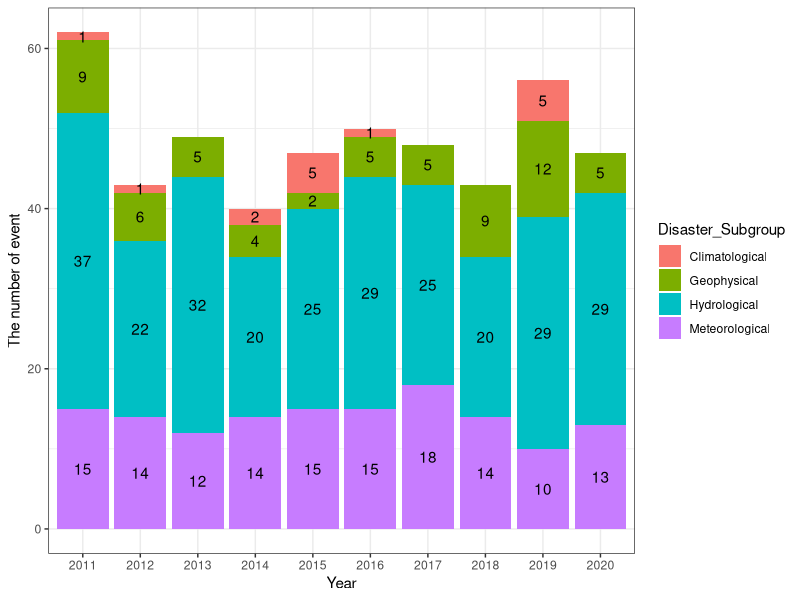
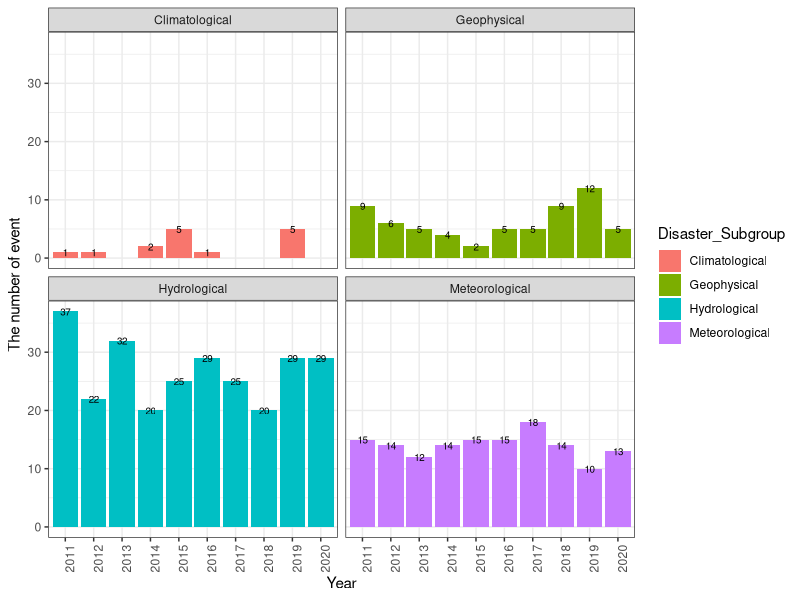
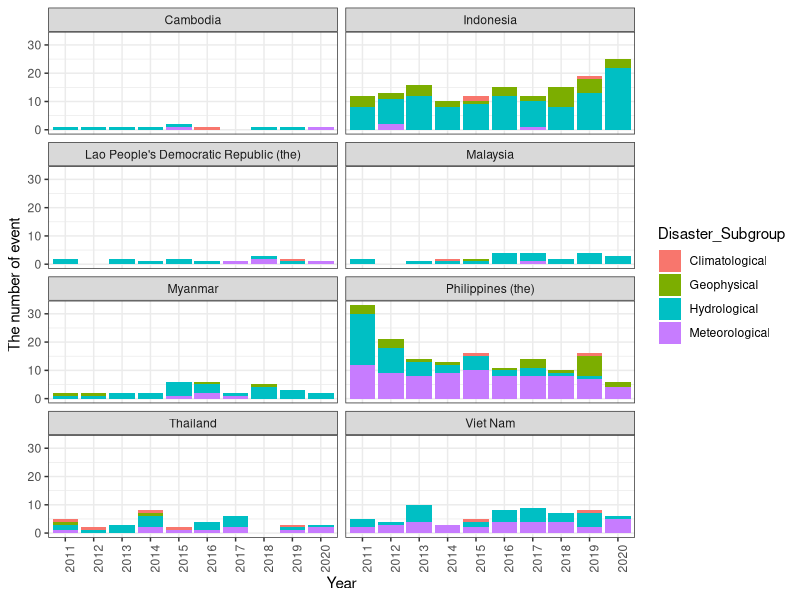
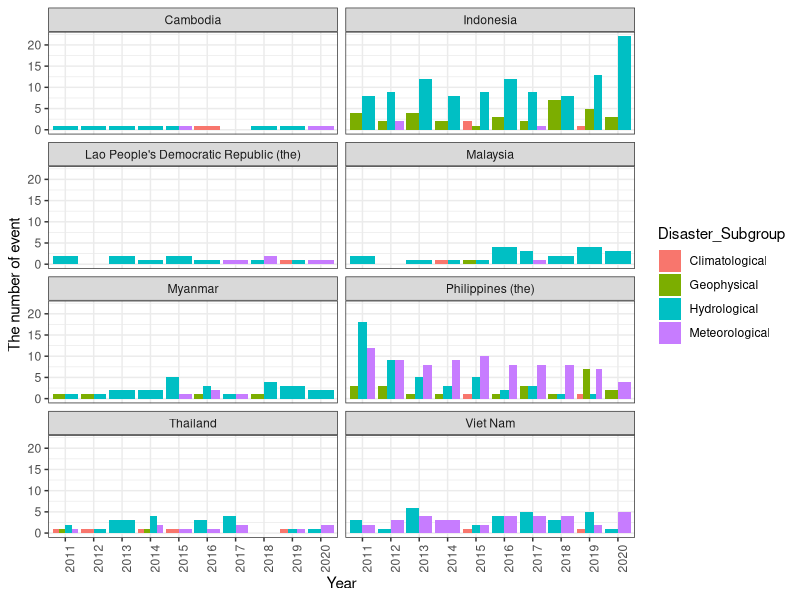
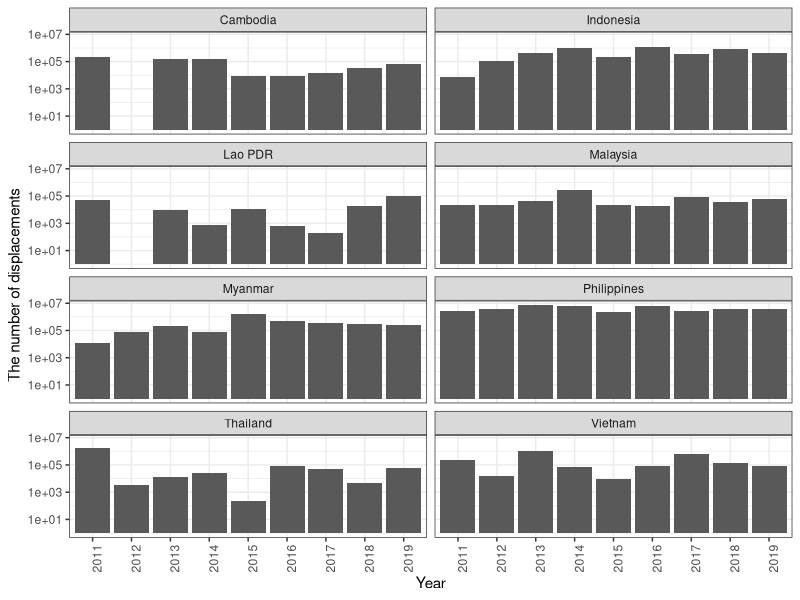
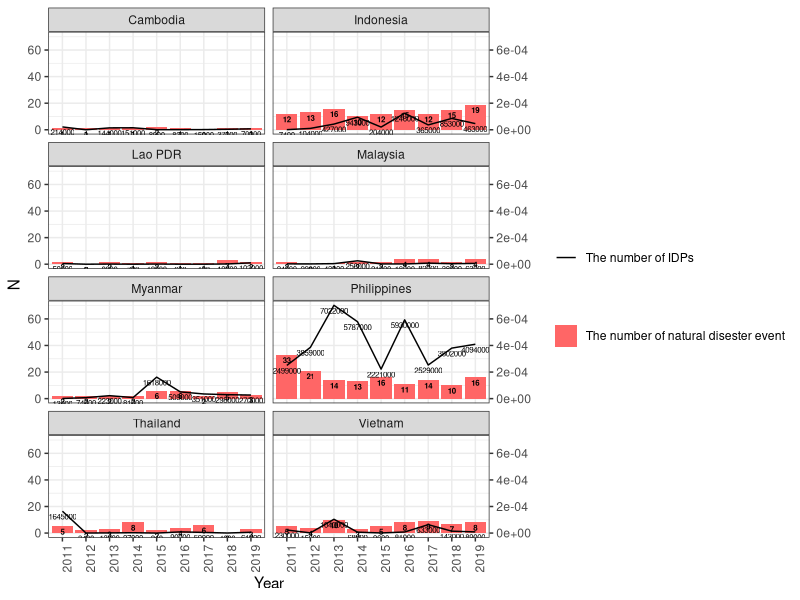
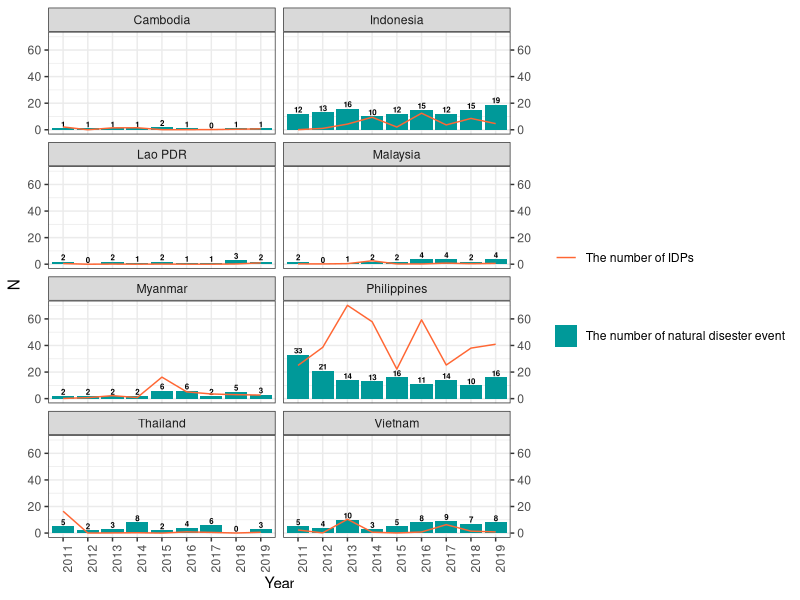
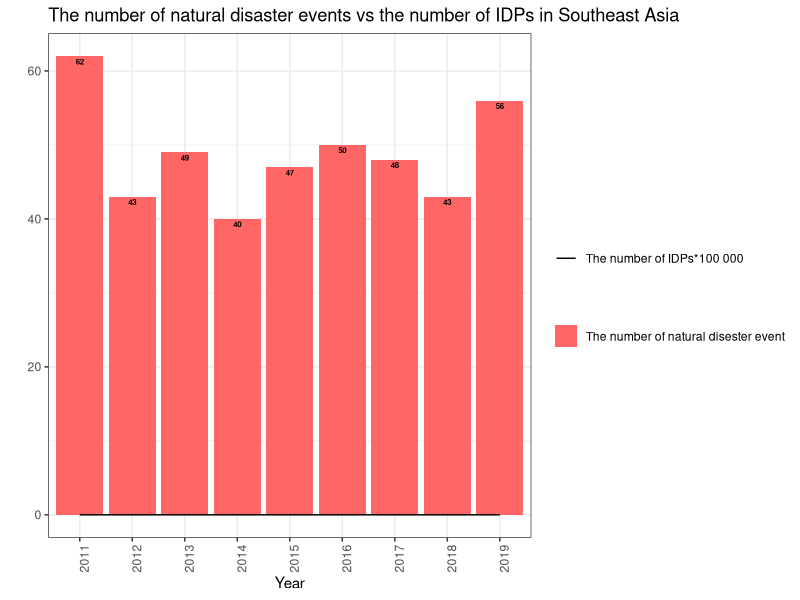

Source code (R) for these figures, in order:
## ---- chunk 1
# Packages

knitr::opts_chunk$set(echo = TRUE)
#install.packages("tidyverse")
library(tidyverse)
#install.packages("reshape")
library(readxl)
#install.packages("reshape2")
library(reshape2)
library(reshape)
#install.packages("writexl")
library(writexl)
library(dplyr)
library(ggplot2)
## ---- chunk 2
# download
natural_disaster_2011_2020 <- read_excel("natural_disaster_2011_2020.xlsx")

# delete unnecessary rows
natural_disaster_2011_2020 <- natural_disaster_2011_2020[-1:-5, ]

# rename the variables 
names(natural_disaster_2011_2020) <- c('Dis_No', 'Year', 'Seq', 'Disaster_Group', 'Disaster_Subgroup', 'Disaster_Type', 'Disaster_Subtype', 'Disaster_Subsubtype', 'Event_Name', 'Entry_Criteria', 'Country', 'ISO', 'Region', 'Continent', 'Location', 'Origin', 'Associated_Dis', 'Associated_Dis2', 'OFDA_Response', 'Appeal', 'Declaration', 'Aid_Contribution', 'Dis_Mag_Value', 'Dis_Mag_Scale', 'Latitude', 'Longitude', 'Local_Time', 'River_Basin', 'Start_Year', 'Start_Month', 'Start_Day', 'End_Year', 'End_Month', 'End_Day', 'Total_Deaths', 'No_injured', 'No_affected', 'No_Homeless', 'Total_Affected', 'Reconstruction_Costs', 'Insured_Damages', 'Total_Damage', 'CPI')

# delete unnecessary rows
natural_disaster_2011_2020 <- natural_disaster_2011_2020[-1, ]

# select necessary variables(columns)
data <- select(natural_disaster_2011_2020, 'Dis_No', 'Year', 'Seq', 'Disaster_Type', 'Disaster_Subgroup', 'Country', 'Dis_Mag_Value', 'Dis_Mag_Scale', 'Latitude', 'Longitude', 'Start_Year', 'Start_Month', 'Start_Day', 'End_Year', 'End_Month', 'End_Day', 'Total_Deaths', 'No_injured', 'No_affected', 'No_Homeless', 'Total_Affected', 'Total_Damage')

# select countries
## Cambodia, Indonesia, Philippines (the),  Malaysia, Thailand, Lao People's Democratic Republic (the),  Myanmar,  Singapore,  Vietnam.
data <- data %>%
  filter(Country %in% c("Cambodia", "Indonesia", "Philippines (the)",  "Malaysia", "Thailand", "Lao People's Democratic Republic (the)",  "Myanmar",  "Singapore",  "Viet Nam"))

## ---- chunk 3
# Change in the number of all disasters (group by year)
all <- data %>% 
  filter(Disaster_Subgroup %in% c("Climatological", "Meteorological", "Hydrological", "Geophysical")) %>%
  group_by(Year, Disaster_Subgroup) %>%
  summarise(N=n(), na.rm = TRUE)

# 1) stacked bar graph 
all_bar <- ggplot(all, aes(x = Year, y = N, fill = Disaster_Subgroup)) + 
  geom_bar(stat="identity") +
  theme_bw() +
  labs(x="Year", y="The number of event") + 
  geom_text(aes(label= N), position = position_stack(vjust=0.5)) 
all_bar

# 2) separated bar graph
all_bar2 <- ggplot(all, aes(x = Year, y = N, fill = Disaster_Subgroup)) +
  geom_bar(stat="identity", position="dodge")+
  theme_bw() + 
  facet_wrap(~Disaster_Subgroup, ncol=2) +
  labs(x="Year", y="The number of event") + 
  geom_text(aes(label= N), size = 2.5) +
  theme(axis.text.x=element_text(angle=90, hjust=1))
all_bar2


# Change in the number of disaster (group by country)
country <- data %>% 
  filter(Disaster_Subgroup %in% c("Climatological", "Meteorological", "Hydrological", "Geophysical")) %>%
  group_by(Year, Disaster_Subgroup, Country) %>%
  summarise(N=n(), na.rm = TRUE)

# 1) stacked bar graph
country_bar <- ggplot(country, aes(x = Year, y = N, fill = Disaster_Subgroup)) + 
  geom_bar(stat="identity") +
  labs(x="Year", y="The number of event") + 
  facet_wrap(~Country, ncol=2) +  
  theme_bw() +
  theme(axis.text.x=element_text(angle=90, hjust=1)) 
country_bar

# 2) separated bar graph
country_bar2 <- ggplot(country, aes(x = Year, y = N, fill = Disaster_Subgroup)) +
  geom_bar(stat="identity", position="dodge")+
  labs(x="Year", y="The number of event") + 
  facet_wrap(~Country, ncol=2) +  
  theme_bw() +
  theme(axis.text.x=element_text(angle=90, hjust=1))
country_bar2
## ---- chunk 4
#1. Grouping data by year and country
country_events <- data %>% 
  filter(Disaster_Subgroup %in% c("Climatological", "Meteorological", "Hydrological", "Geophysical")) %>%
  group_by(Year, Country) %>%
  summarise(N=n(), na.rm = TRUE)

###str(country_events)

#2. Changing value
country_events$Country <- recode(country_events$Country, "Philippines (the)" = "Philippines", "Lao People's Democratic Republic (the)" = "Lao PDR", "Viet Nam" = "Vietnam")
## ---- chunk 5
#download
idp_dt <- read.table("IDP_data.csv", sep = ";", header = TRUE, stringsAsFactors = FALSE)

# We have three countries for which we don't have data at all or not enough data for the analysis: Brunei, Singapore and Timor-Leste. So we take them out. Also we transform dataset into tibble format for later. 

idp_clean <- idp_dt[-c(7,10,11),]
idp_clean_t <- as.tibble(idp_clean)


# Preparing data for individual countries 
# 1) Selecting the countries and variables we need 
country_idp <- idp_clean_t %>%
  filter(Country.Name %in% c("Cambodia", "Indonesia", "Philippines", "Malaysia", "Thailand", "Lao PDR", "Myanmar", "Vietnam")) %>% 
  select(-2)

#2) Transforming variables to numeric format (to be able late to use log() function)
country_idp <- country_idp %>% mutate_at(vars(X2011, X2012, X2013, X2014, X2015, X2016, X2017, X2018, X2019), as.numeric) 
names(country_idp)[2] <- "2011"
names(country_idp)[3]<- "2012"
names(country_idp)[4]<- "2013"
names(country_idp)[5]<- "2014"
names(country_idp)[6]<- "2015"
names(country_idp)[7]<- "2016"
names(country_idp)[8]<- "2017"
names(country_idp)[9]<- "2018"
names(country_idp)[10]<- "2019"

#3) Changing from wide to long format (to be able to use ggplot2)
country_idp <- as.data.frame(country_idp)
country_idp_long <- melt(data = country_idp,
                         id.vars = "Country.Name",
                         variable.name = "Year",
                         value.name = "IDPs")
names(country_idp_long) <- c('Country', 'Year', 'IDPs')

#4) Again transforming to tibble format (as the process of making data long resulted in turning back again the data.frame)
country_idp_long_t <- as.tibble(country_idp_long) %>%
  mutate_at(vars(IDPs), as.numeric) 
## ---- chunk 6
#Building graphs -> number of IDPs per country per year;
country_idp_bar <- ggplot(country_idp_long_t, aes(x = Year, y = IDPs)) +
  geom_bar(stat = "identity") +
  labs(x = "Year", y = "The number of displacements") +
  facet_wrap(~Country, ncol = 2) +
  theme_bw() +
  theme(axis.text.x = element_text(angle = 90, hjust = 1)) +
  scale_y_log10() 

country_idp_bar
## ---- chunk 7
# merge
merged_data <- left_join(country_idp_long_t, country_events, by = c("Year", "Country"))

# NA imputation
#1) Natural diseaster events 
merged_data$N[is.na(merged_data$N)] <- 0 
#2) IDPs
merged_data$IDPs[is.na(merged_data$IDPs)] <- 0 
  

# Plot 1 - by country;
#1) not change the scale of IDPs
ggplot(merged_data, aes(x = Year)) +
  geom_col(aes(y = N, fill="redfill")) +
  geom_text(aes(y = N, label = N), fontface = "bold", vjust = 1.4, color = "black", size = 2) +
  geom_line(aes(y =  IDPs / 100000, group = 1, color = 'blackline')) +
  geom_text(aes(y =  IDPs / 100000, label = round(IDPs, 2)), vjust = 1.4, color = "black", size = 2) +
  scale_y_continuous(sec.axis = sec_axis(trans = ~ . / 100000)) +
   scale_fill_manual('', labels = 'The number of natural disester event', values = "#FF6666") +
  scale_color_manual('', labels = 'The number of IDPs', values = 'black') +
  theme_bw() +  
  facet_wrap(~Country, ncol=2) +
  theme(axis.text.x=element_text(angle=90, hjust=1))

#2) change the scale of IDPs
merged_data$IDPs <- merged_data$IDPs/100000

country_plot <- ggplot(merged_data, aes(x = Year)) +
  geom_col(aes(y = N, fill="redfill")) +
  geom_text(aes(y = N, label = N), fontface = "bold", vjust = -0.2, color = "black", size = 2) +
  geom_line(aes(y = IDPs, group = 1, color = 'blackline')) +
  labs(x="Year") +
  scale_y_continuous(sec.axis = sec_axis(~.)) +
  scale_fill_manual('', labels = 'The number of natural disester event', values = "#009999") +
  scale_color_manual('', labels = 'The number of IDPs', values = "#FF6633") +
  theme_bw() +  
  facet_wrap(~Country, ncol=2) +
  theme(axis.text.x=element_text(angle=90, hjust=1))

country_plot
ggsave("country_plot.jpg")

# Plot 2 - whole region;

#1. Creating dataset for plotting totals 
  all_country <- merged_data %>%
  group_by(Year) %>%
  summarise(IDPs_total=sum(IDPs), events_total = sum(N))
  
#2. Overcoming the issue with needing two y-axis
all_country$IDPs_total <- all_country$IDPs_total/100000

#3. Creating the plot 
ggplot(all_country, aes(x = Year)) +
  geom_col(aes(y = events_total, fill = "redfill")) +
  geom_line(aes(y = IDPs_total, group = 1, color = 'blackline')) +
  geom_text(aes(y = events_total, label = events_total), fontface = "bold", vjust = 1.4, color = "black", size = 2) +
  labs(x = "Year", y = "") +
  ggtitle("The number of natural disaster events vs the number of IDPs in Southeast Asia") +
  scale_fill_manual('', labels = 'The number of natural disester event', values = "#FF6666") +
  scale_color_manual('', labels = 'The number of IDPs*100 000', values = 'black') +
  theme_bw() +
  theme(axis.text.x=element_text(angle=90, hjust=1))
